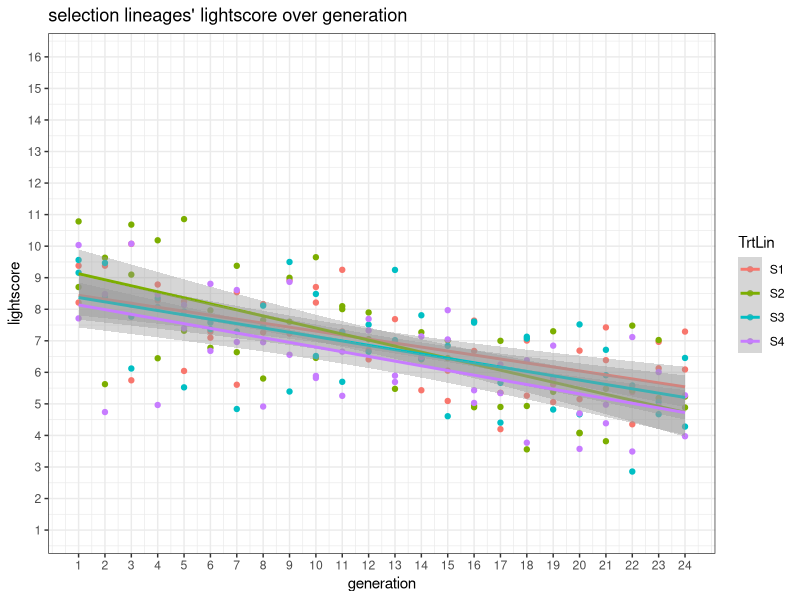
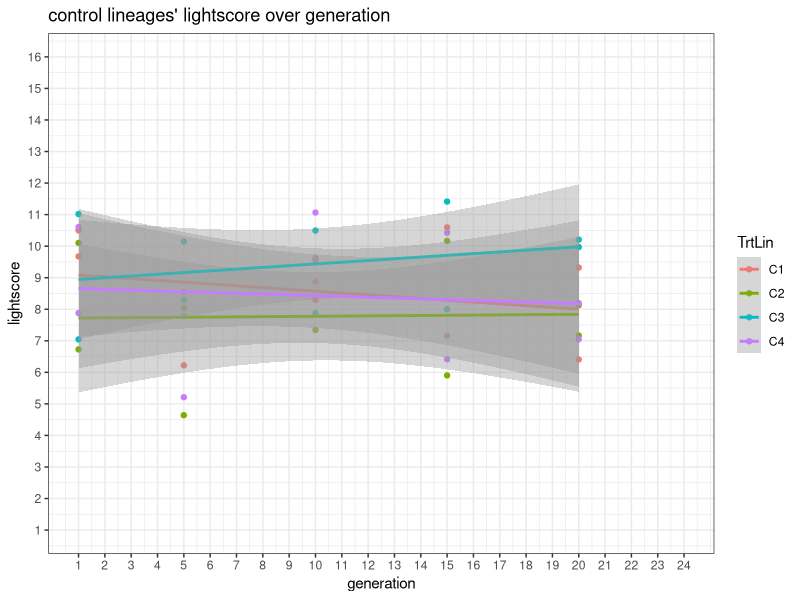

Source code (R) for these figures, in order:
#clean raw data
library(readxl)
library(tidyverse)
library(ggplot2)
library(clock) #i tried to use this library to handle the times in my data, but i couldn't figure it out
library(skimr)
'
assignment 2 instructions
Examine the structure of the data you imported
Examine the data for problems, and to make sure you understand the R classes
Make one or two plots that might help you see whether your data have any errors or anomalies

Report your results; fix any problems that you conveniently can
Use the saveRDS function in R to save a clean (or clean-ish) version of your data
Use the .gitignore functionality in git – do not in general put “made” objects into your repo
'

alan <- read_excel("raw_alan_gen24.xlsx")
sapply(alan,class)

(alan #examine the structure of the data and check for problems
  |> summary()
  |> print())
names(alan)
skim(alan) #more examine structure, check for missing vals

#throw out the redundant dates
alan <- subset(alan, select = -c(start_time, end_time, Time_Elapsed))
(alan 
  |> summary()
  |> print())


#how many generations
generations_total <- (tail(na.omit(alan$Generation, n = 1)))[1]

#use tidyverse to change some char variables to factors
(alan <- alan
  |> mutate(across(c(Maze, Sex, Treatment, Maze_Order, blind), as.factor)))

#lineage should be nested within treatment for all analysis
alan$TrtLin <- factor(paste(alan$Treatment, alan$Lineage, sep = ""))

vial_number1 <- match(c("1"), names(alan))
vial_number2 <- match(c("16"), names(alan))
vials <- c(vial_number1:vial_number2) #indexes of cols with vial numbers (count data about the flies' position)

#find anything that's not numeric in the numbers sections
should_be_numeric <- c("Generation", "day", "Lineage", 1:16, "Lightscore", "total_Flies", "start_time_num", "end_time_num", "time_elapsed_num", "flies_in", "prop_out") ## list of columns (indices or names)

find_bad_nums <- function(x){
  x_num <- suppressWarnings(as.numeric(x))
  which(!is.na(x) & is.na(x_num))
  return(x_num)
}

find_bad_nums(alan$x)
lapply(alan, find_bad_nums)

#force all vals that should be numeric to be numeric
(alan <- alan 
|> mutate(across(all_of(should_be_numeric), as.numeric))
  )

#manipulating data so the graphs are prettier
'
penguin_alan_summed <- (alan 
                        |> summarise(across(c(Lightscore, prop_out),
                                            list(
                                              mean = ~ mean(.,na.rm=TRUE),
                                              se   = ~ sd(., na.rm = TRUE) / sqrt(sum(!is.na(.x)))),
                                            .by = c(Generation, TrtLin, Sex))
                        )
) '#this does not work, im not sure why

#so i did it this way instead even though it's messier, it works
alan_sum <- alan |>
  group_by(Generation, TrtLin, Sex) |>
  summarise(
    across(c(Lightscore, prop_out),
           list(
             mean = ~ mean(.x, na.rm = TRUE),
             se   = ~ sd(.x, na.rm = TRUE) / sqrt(sum(!is.na(.x))),
             var  = ~ var(.x, na.rm = TRUE)
           ),
           .names = "{.col}_{.fn}" #rename columns Lightscore_mean, Lightscore_se, etc
    ),
    .groups = "drop") #i dont actually know what this does but I get an error without it
skim(alan_sum) #summary to make sure it worked - yay


#Make one or two plots that might help you see whether your data have any errors or anomalies
ggplot(alan_sum |> filter(TrtLin %in% c("S1", "S2", "S3", "S4")), aes(x=Generation, y=Lightscore_mean, colour=TrtLin, group=TrtLin)) +
  geom_point()+
  geom_smooth(method="lm", formula = 'y~x', se=TRUE)+
  scale_x_continuous(limits = c(1, generations_total), breaks = 1:24)+
  scale_y_continuous(limits = c(1, 16), breaks = 1:16)+
  labs(title="selection lineages' lightscore over generation", y="lightscore",
       x="generation")+
  theme_bw()
ggplot(alan_sum |> filter(TrtLin %in% c("C1", "C2", "C3", "C4")), aes(x=Generation, y=Lightscore_mean, colour=TrtLin, group=TrtLin)) +
  geom_point()+
  geom_smooth(method="lm", formula = 'y~x', se=TRUE)+
  scale_x_continuous(limits = c(1, generations_total), breaks = 1:24)+
  scale_y_continuous(limits = c(1, 16), breaks = 1:16)+
  labs(title="control lineages' lightscore over generation", y="lightscore",
       x="generation")+
  theme_bw()

#Report your results; fix any problems that you conveniently can
cat("data appear normal, no more than 4 data points per treatment per generation, all numeric values are in fact numeric")
cat("no problems to report, none to fix")


#Use the saveRDS function in R to save a clean (or clean-ish) version of your data
saveRDS(alan, "clean_alan_gen24.rds")





